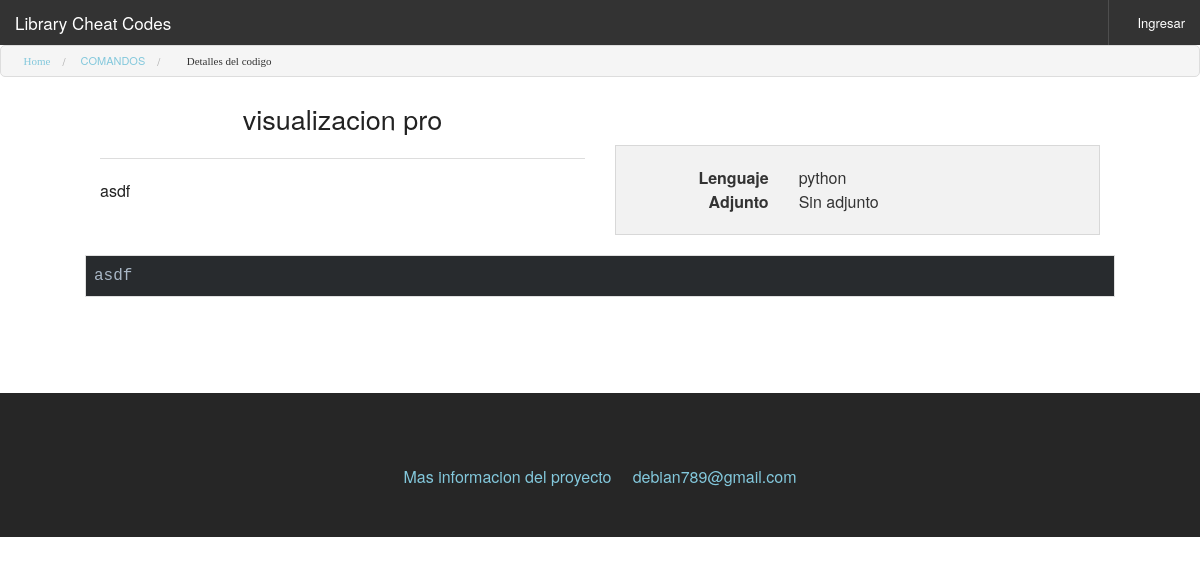
/codigo-publico/detalles/6/, run on the app's committed database.
### codigos/models.py (models this page shows, shortened)
class mdl_codigos(models.Model):
	titulo 		 = models.CharField(max_length=500)
	descripcion  = models.TextField(blank=True)
	links    	 = models.URLField(max_length=300,blank=True)
	lenguaje     = models.ForeignKey(mdl_lenguaje,blank=False)
	archivo      = models.FileField(upload_to='archivoCodigos/',null=True,blank=True)
	codigo 		 = models.TextField()
	usuario      = models.ForeignKey(User)
	favorito     = models.BooleanField(default=False,blank=False)
	fechaIngreso = models.DateField(auto_now = True)
	estado       = models.BooleanField(default = False)
	class Meta:
		verbose_name = ('Codigo')
		verbose_name_plural = ('Codigos')

### elementos_comunes/models.py (models this page shows)
class mdl_lenguaje(models.Model):
	nombre = models.CharField(max_length = 300)
	class Meta:
		verbose_name = ('Lenguaje')
		verbose_name_plural = ('Lenguajes')
	def __unicode__(self):
		return self.nombre

### codigos/views.py (the view)
# urls.py: url(r'^codigo-publico/detalles/(?P<id_codigo>.*)/$','view_codigo_simple_publico',name='detalle_codigo_publico'),
def view_codigo_simple_publico(request,id_codigo):
	try:
		codigo = mdl_codigos.objects.select_related().filter(estado=True).get(id=id_codigo)
	except mdl_codigos.DoesNotExist:
		return redirect('inicio')
	codigoFuente = '<pre  lang="'+ escape(codigo.lenguaje) +'"><code>' + escape(codigo.codigo) + '</code></pre>'
	contexto = {"codigo":codigo,"codigoFuente":codigoFuente}
	return render(request,"codigo_detalles.html",contexto)

### principal/context_processors.py (called while the page is built)
def menu(request):
    menu = {'menu': [
        {'name': 'Mis Comandos ', 'url':reverse('comandos')},
        {'name': 'Mis Codigos ', 'url': reverse('codigos')},
        {'name': 'Comandos Publicos ', 'url':reverse('comandos_publicos')},
        {'name': 'Codigos Publicos', 'url': reverse('codigos_publicos')},
    ]}
    for item in menu['menu']:
        if request.path == item['url']:
            item['active'] = True
    return menu

def menu_publico(request):
    menu = {'menu_publico': [
        {'name': 'Comandos ', 'url':reverse('comandos_publicos')},
        {'name': 'Codigos ', 'url': reverse('codigos_publicos')},
    ]}
    for item in menu['menu_publico']:
        if request.path == item['url']:
            item['active'] = True
    return menu

### codigos/templates/codigo_detalles.html (shortened to what this page needs)
{% extends "base.html" %}
{% block contenido %}
<ul class="breadcrumbs">
 	 <li><a href="{% url 'inicio' %} " class="icon-home3">Home</a></li>
	{% if user.is_authenticated %}
		<li class="">	<a href="{% url 'codigos' %}" class=" icon-embed2"> Mis codigos  </a>  </li>
	{% else %}
		<li class=""><a href="{% url 'codigos_publicos' %}" class=""> Comandos </a>  </li>
	{% endif %}
		<li class="current">	<a href="#" class="activado icon-embed2"> Detalles del codigo   </a>  </li>
</ul>
{% if codigo %}
<div class="row">
<div class="row">
	<div class="large-6 medium-6 column">
		<h3 class="text-center">{{ codigo.titulo}}</h3>
		<hr>
		<p>{{ codigo.descripcion }}</p>
	</div>
	<div class="large-6 medium-6 column">
<div class="large-12 text-center clearfix">
{% if user.is_authenticated %}
<div class="large-3 small-3 column">
			<a href="{% url 'agregar_codigo'%}"  class=" icon-file-empty lineaDerecha colorVerde opcionNuevo"  data-reveal-id="modalAdministracion" data-reveal  ></a>
</div>
			{% if codigo.favorito %}
			{% else %}
			{% endif %}
<div class="large-3 small-3 column">
			<a href="{% url 'editar_codigo' codigo.id %}" class=" lineaDerecha icon-pencil2 colorNaranjaC opcionEditar" data-reveal-id="modalAdministracion" data-reveal></a>
</div>
<div class="large-3  small-3 column">
			<a href="{% url 'eliminar_codigo' codigo.id %}" class=" lineaDerecha  icon-bin2 colorRojo"></a>
</div>
<div class="large-3 small-3 column">
			<a href="{% url 'codigo_pdf' codigo.id %}" class="icon-newspaper colorRojo "></a>
 </div>
{% else %}
<div class="large-3 small-3 column">
			<a href="{% url 'codigo_pdf' codigo.id %}" class="icon-newspaper colorRojo "></a>
			</div>
{% endif %}
</div>
<br>
<div class="large-12 clearfix panel"  >
<div class="large-4 medium-4 column text-right"><strong>Lenguaje</strong> </div><div class="large-8 medium-8 column"> {{ codigo.lenguaje }}</div>
<div class="large-4 medium-4 column text-right"><strong>Adjunto</strong> </div><div class="large-8 medium-8 column">
		{% if codigo.archivo %}
				<span>
				<a href="{{MEDIA_URL}}/{{codigo.archivo}}" target="blank">
					<span class=" icon-download2 " ></span> Descargar
				</a>
				</span>
				{% else %}
				<span>Sin adjunto </span>
				{% endif %}
</div>
</div>
	</div>
</div>
<div class="row">
	<div class="large-12">
{{ codigoFuente |safe}}
	</div>
</div>
</div>
<br>
<br>
<br>
<br>
{% endif%}
{% endblock %}

### principal/static/icomoon/style.css (style rules this page uses)
[class^="icon-"], [class*=" icon-"] { font-family: 'icomoon'; speak: none; font-style: normal; font-weight: normal; font-variant: normal; text-transform: none; line-height: 1; -webkit-font-smoothing: antialiased; -moz-osx-font-smoothing: grayscale; }
.icon-home3:before { content: "\e902"; }
.icon-newspaper:before { content: "\e904"; }
.icon-embed2:before { content: "\ea80"; }

### principal/static/highlight/styles/androidstudio.css (style rules this page uses)
.hljs { color: #a9b7c6; background: #282b2e; display: block; overflow-x: auto; padding: 0.5em; -webkit-text-size-adjust: none; }

### data on the page
mdl_codigos: titulo "visualizacion pro", descripcion "asdf", lenguaje "python"
